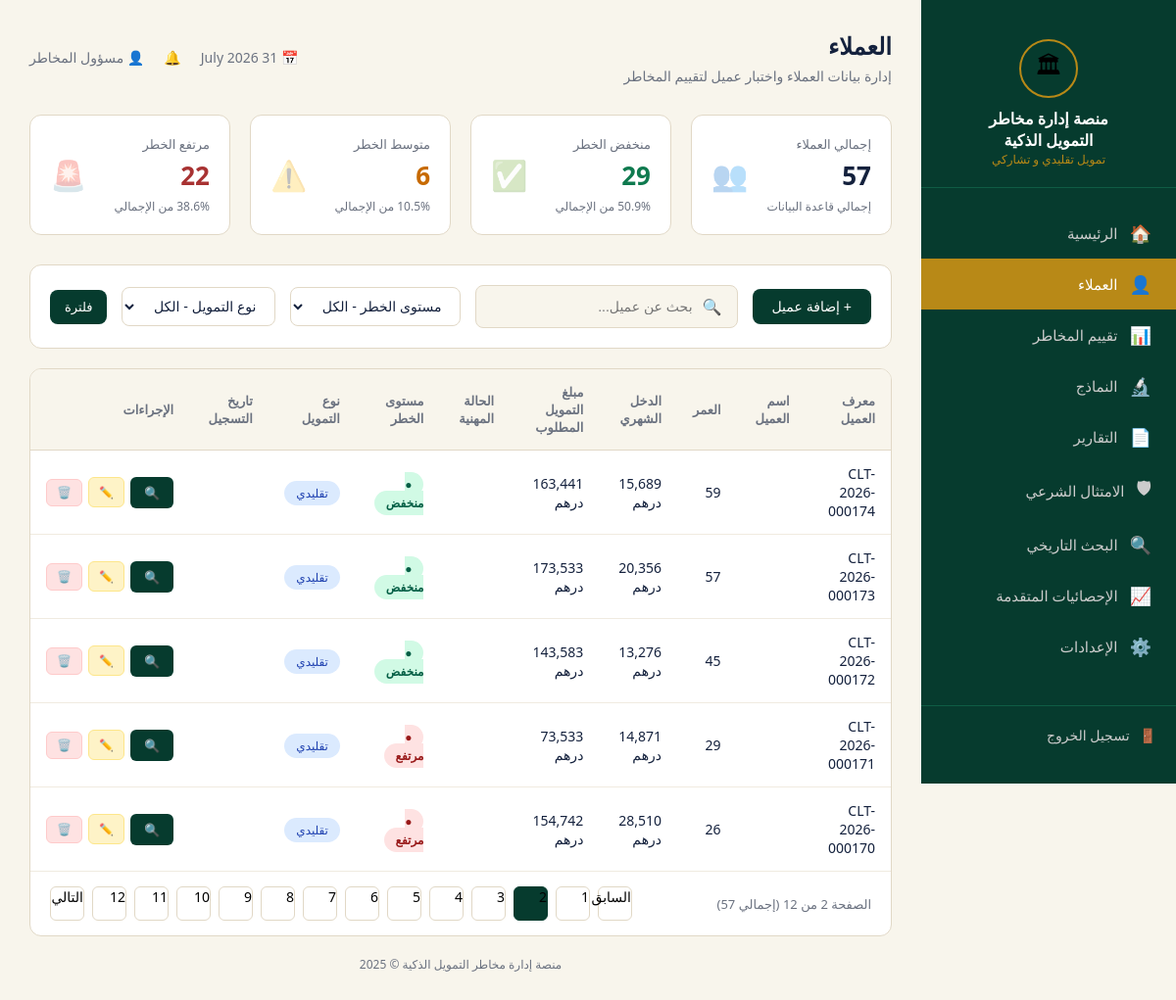
The app's page /clients?page=2&search=&risk=الكل&type=الكل (signed in) with its own data.
### tables this page shows
CREATE TABLE clients (
                id TEXT PRIMARY KEY,
                data TEXT
            );

### app.py (the view)
@app.route('/clients')
@login_required
def clients():
    date_str = datetime.now().strftime("%d %B %Y")
    search = request.args.get('search', '').lower()
    risk_filter = request.args.get('risk', 'الكل')
    type_filter = request.args.get('type', 'الكل')
    page = int(request.args.get('page', 1))
    clients_list = get_all_clients()
    filtered_clients = clients_list
    if search:
        filtered_clients = [c for c in filtered_clients if search in c['id'].lower() or search in c.get('job', '').lower()]
    if risk_filter != 'الكل':
        filtered_clients = [c for c in filtered_clients if c.get('risk_level') == risk_filter]
    if type_filter != 'الكل':
        filtered_clients = [c for c in filtered_clients if c.get('finance_type') == type_filter]
    total = len(clients_list)
    low = sum(1 for c in clients_list if c.get('risk_level') == 'منخفض')
    mid = sum(1 for c in clients_list if c.get('risk_level') == 'متوسط')
    high = sum(1 for c in clients_list if c.get('risk_level') == 'مرتفع')
    stats = {
        'total': total, 'low': low, 'mid': mid, 'high': high,
        'low_pct': round((low/total)*100, 1) if total else 0,
        'mid_pct': round((mid/total)*100, 1) if total else 0,
        'high_pct': round((high/total)*100, 1) if total else 0,
    }
    per_page = 5
    total_pages = max(1, (len(filtered_clients) + per_page - 1) // per_page)
    page = max(1, min(page, total_pages))
    start_idx = (page - 1) * per_page
    end_idx = start_idx + per_page
    paginated_clients = filtered_clients[start_idx:end_idx]
    return render_template('clients.html', clients=paginated_clients, stats=stats, date=date_str,
                           current_page=page, total_pages=total_pages, search=search, risk=risk_filter, type=type_filter)

### app.py (called while the page is built)
def get_db_connection():
    conn = sqlite3.connect(DB_FILE)
    conn.row_factory = sqlite3.Row
    return conn

def get_all_clients():
    if USE_FIREBASE and db:
        try:
            docs = db.collection('clients').order_by('id', direction=firestore.Query.DESCENDING).stream(timeout=5.0)
            return [doc.to_dict() for doc in docs]
        except Exception as e:
            print(f"Firestore get_all_clients error (timing out/offline): {e}")
    try:
        conn = get_db_connection()
        cursor = conn.cursor()
        cursor.execute("SELECT data FROM clients ORDER BY id DESC")
        rows = cursor.fetchall()
        conn.close()
        return [json.loads(row['data']) for row in rows]
    except Exception as e:
        print(f"SQLite get_all_clients error: {e}")
        return []

def login_required(f):
    @wraps(f)
    def decorated_function(*args, **kwargs):
        if 'logged_in' not in session:
            return redirect(url_for('login'))
        return f(*args, **kwargs)
    return decorated_function

### templates/clients.html (shortened to what this page needs)
{% extends 'base.html' %}
{% block content %}
<div class="topbar">
    <div>
        <h1>العملاء</h1>
        <p>إدارة بيانات العملاء واختبار عميل لتقييم المخاطر</p>
    </div>
    <div class="info">
        <span>📅 {{ date }}</span>
        <span>🔔</span>
        <span>👤 مسؤول المخاطر</span>
    </div>
</div>
<div class="stats">
    <div class="stat-card total">
        <div class="left">
            <div class="label">إجمالي العملاء</div>
            <div class="value">{{ stats.total }}</div>
            <div class="sub">إجمالي قاعدة البيانات</div>
        </div>
        <div class="icon">👥</div>
    </div>
    <div class="stat-card green">
        <div class="left">
            <div class="label">منخفض الخطر</div>
            <div class="value">{{ stats.low }}</div>
            <div class="sub">{{ stats.low_pct }}% من الإجمالي</div>
        </div>
        <div class="icon">✅</div>
    </div>
    <div class="stat-card orange">
        <div class="left">
            <div class="label">متوسط الخطر</div>
            <div class="value">{{ stats.mid }}</div>
            <div class="sub">{{ stats.mid_pct }}% من الإجمالي</div>
        </div>
        <div class="icon">⚠️</div>
    </div>
    <div class="stat-card red">
        <div class="left">
            <div class="label">مرتفع الخطر</div>
            <div class="value">{{ stats.high }}</div>
            <div class="sub">{{ stats.high_pct }}% من الإجمالي</div>
        </div>
        <div class="icon">🚨</div>
    </div>
</div>
<form method="GET" action="{{ url_for('clients') }}" class="filters">
    <button type="button" class="btn-add" onclick="document.getElementById('addModal').style.display='flex'">+ إضافة عميل</button>
    <div class="search-box">
        <span>🔍</span>
        <input type="text" name="search" placeholder="بحث عن عميل..." value="{{ search }}">
    </div>
    <select class="filter-select" name="risk">
        <option value="الكل" {% if risk == 'الكل' %}selected{% endif %}>مستوى الخطر - الكل</option>
    </select>
    <select class="filter-select" name="type">
        <option value="الكل" {% if type == 'الكل' %}selected{% endif %}>نوع التمويل - الكل</option>
    </select>
    <button type="submit" class="btn-assess" style="padding: 10px 15px; border-radius: 8px;">فلترة</button>
</form>
<div class="table-card">
    <table>
        <thead>
            <tr>
                <th>معرف العميل</th>
                <th>اسم العميل</th>
                <th>العمر</th>
                <th>الدخل الشهري</th>
                <th>مبلغ التمويل المطلوب</th>
                <th>الحالة المهنية</th>
                <th>مستوى الخطر</th>
                <th>نوع التمويل</th>
                <th>تاريخ التسجيل</th>
                <th>الإجراءات</th>
            </tr>
        </thead>
        <tbody>
            {% for client in clients %}
            <tr>
                <td>{{ client.id }}</td>
                <td>{{ client.name }}</td>
                <td>{{ client.age }}</td>
                <td>{{ "{:,.0f}".format(client.income) }} درهم</td>
                <td>{{ "{:,.0f}".format(client.loan_amount) }} درهم</td>
                <td>{{ client.job }}</td>
                <td>
                    {% if client.risk_level == 'منخفض' %}
                        <span class="badge-risk low">● منخفض</span>
                    {% elif client.risk_level == 'متوسط' %}
                        <span class="badge-risk mid">● متوسط</span>
                    {% else %}
                        <span class="badge-risk high">● مرتفع</span>
                    {% endif %}
                </td>
                <td>
                    {% if client.finance_type == 'تشاركي' %}
                        <span class="badge-type part">تشاركي</span>
                    {% else %}
                        <span class="badge-type trad">تقليدي</span>
                    {% endif %}
                </td>
                <td>{{ client.date }}</td>
                <td>
                    <div class="action-btns">
                        <a class="btn-assess" href="{{ url_for('risk_assessment_client', client_id=client.id) }}" title="تقييم المخاطر">🔍</a>
                        <a class="btn-edit-sm" href="{{ url_for('edit_client_route', client_id=client.id) }}" title="تعديل">✏️</a>
                        <button class="btn-delete-sm" onclick="confirmDelete('{{ client.id }}')" title="حذف">🗑️</button>
                    </div>
                </td>
            </tr>
            {% endfor %}
        </tbody>
    </table>
    <div class="pagination">
        <div class="page-info">الصفحة {{ current_page }} من {{ total_pages }} (إجمالي {{ stats.total }})</div>
        <div class="pages">
            {% if current_page > 1 %}
            <a href="{{ url_for('clients', page=current_page-1, search=search, risk=risk, type=type) }}" class="page-btn" style="text-decoration:none; color:inherit;">السابق</a>
            {% endif %}
            {% for p in range(1, total_pages + 1) %}
            <a href="{{ url_for('clients', page=p, search=search, risk=risk, type=type) }}" class="page-btn {% if p == current_page %}active{% endif %}" style="text-decoration:none; color:inherit;">{{ p }}</a>
            {% endfor %}
            {% if current_page < total_pages %}
            <a href="{{ url_for('clients', page=current_page+1, search=search, risk=risk, type=type) }}" class="page-btn" style="text-decoration:none; color:inherit;">التالي</a>
            {% endif %}
        </div>
    </div>
</div>
{% endblock %}

### static/CSS/style.css (style rules this page uses)
* { margin: 0; padding: 0; box-sizing: border-box; }
body { font-family: 'Segoe UI', Tahoma, sans-serif; background: #F8F5EC; display: flex; }
.topbar { display: flex; justify-content: space-between; align-items: center; margin-bottom: 30px; }
.topbar h1 { font-size: 24px; color: #14213D; margin-bottom: 5px; }
.topbar p { color: #6B7280; font-size: 14px; }
.topbar .info { display: flex; align-items: center; gap: 20px; color: #6B7280; font-size: 14px; }
.stats { display: grid; grid-template-columns: repeat(4, 1fr); gap: 20px; margin-bottom: 30px; }
.stat-card { background: white; border-radius: 12px; padding: 20px; border: 1px solid #E1D8C6; display: flex; justify-content: space-between; align-items: center; }
.stat-card .left .label, .stat-card .label { color: #6B7280; font-size: 13px; margin-bottom: 5px; }
.stat-card .left .value, .stat-card .value { font-size: 26px; font-weight: bold; }
.stat-card .left .sub, .stat-card .sub { font-size: 12px; color: #6B7280; margin-top: 5px; }
.stat-card .icon { font-size: 30px; opacity: 0.3; }
.stat-card.total .left .value, .stat-card.total .value { color: #14213D; }
.stat-card.green .left .value, .stat-card.green .value { color: #0F7A4F; }
.stat-card.orange .left .value, .stat-card.orange .value { color: #C76A00; }
.stat-card.red .left .value, .stat-card.red .value { color: #A83232; }
.filters { background: white; border-radius: 12px; padding: 20px; border: 1px solid #E1D8C6; margin-bottom: 20px; display: flex; gap: 15px; align-items: center; flex-wrap: wrap; }
.search-box { flex: 1; display: flex; align-items: center; gap: 10px; background: #F8F5EC; border: 1px solid #E1D8C6; border-radius: 8px; padding: 10px 15px; }
.search-box input { border: none; background: transparent; font-size: 14px; width: 100%; text-align: right; }
.filter-select { padding: 10px 15px; border: 1px solid #E1D8C6; border-radius: 8px; font-size: 14px; background: white; color: #14213D; }
.btn-add { padding: 10px 20px; background: #063B2E; color: white; border: none; border-radius: 8px; font-size: 14px; cursor: pointer; white-space: nowrap; }
.table-card { background: white; border-radius: 12px; border: 1px solid #E1D8C6; overflow: hidden; }
table { width: 100%; border-collapse: collapse; }
th { background: #F8F5EC; padding: 14px 16px; text-align: right; font-size: 13px; color: #6B7280; border-bottom: 1px solid #E1D8C6; }
td { padding: 14px 16px; text-align: right; font-size: 14px; color: #14213D; border-bottom: 1px solid #F0EBE0; }
.badge-risk { padding: 4px 12px; border-radius: 20px; font-size: 12px; font-weight: 600; }
.badge-risk.low { background: #D1FAE5; color: #065F46; }
.badge-risk.high { background: #FEE2E2; color: #991B1B; }
.badge-type { padding: 4px 12px; border-radius: 20px; font-size: 12px; }
.badge-type.trad { background: #DBEAFE; color: #1E40AF; }
.btn-assess { padding: 7px 14px; background: #063B2E; color: white; border: none; border-radius: 6px; font-size: 13px; cursor: pointer; text-decoration: none; display: inline-block; }
.pagination { display: flex; justify-content: space-between; align-items: center; padding: 15px 20px; }
.pagination .pages { display: flex; gap: 8px; }
.page-btn { width: 35px; height: 35px; border: 1px solid #E1D8C6; border-radius: 6px; background: white; cursor: pointer; font-size: 14px; }
.page-btn.active { background: #063B2E; color: white; border-color: #063B2E; }
.page-info { color: #6B7280; font-size: 13px; }

### templates/clients.html (style rules this page uses)
.action-btns { display: flex; gap: 6px; align-items: center; }
.btn-edit-sm { padding: 6px 10px; background: #FEF3C7; color: #92400E; border: 1px solid #FDE68A; border-radius: 6px; font-size: 12px; cursor: pointer; text-decoration: none; white-space: nowrap; transition: all 0.2s; }
.btn-delete-sm { padding: 6px 10px; background: #FEE2E2; color: #991B1B; border: 1px solid #FECACA; border-radius: 6px; font-size: 12px; cursor: pointer; white-space: nowrap; transition: all 0.2s; }

### records on screen
clients: id "CLT-2026-000174", age "59", income "15,689", loan_amount "163,441", shows "● منخفض"
clients: id "CLT-2026-000173", age "57", income "20,356", loan_amount "173,533", shows "● منخفض"
clients: id "CLT-2026-000172", age "45", income "13,276", loan_amount "143,583", shows "● منخفض"
clients: id "CLT-2026-000171", age "29", income "14,871", loan_amount "73,533", shows "● مرتفع"
clients: id "CLT-2026-000170", age "26", income "28,510", loan_amount "154,742", shows "● مرتفع"

### other values on screen
{{ stats.total }} "57"
{{ stats.low }} "29"
{{ stats.low_pct }} "50.9"
{{ stats.mid }} "6"
{{ stats.mid_pct }} "10.5"
{{ stats.high }} "22"
{{ stats.high_pct }} "38.6"
{{ p }} "1" "2" "3" "4" "5" "6" "7" "8" "9" "10" "11" "12"
